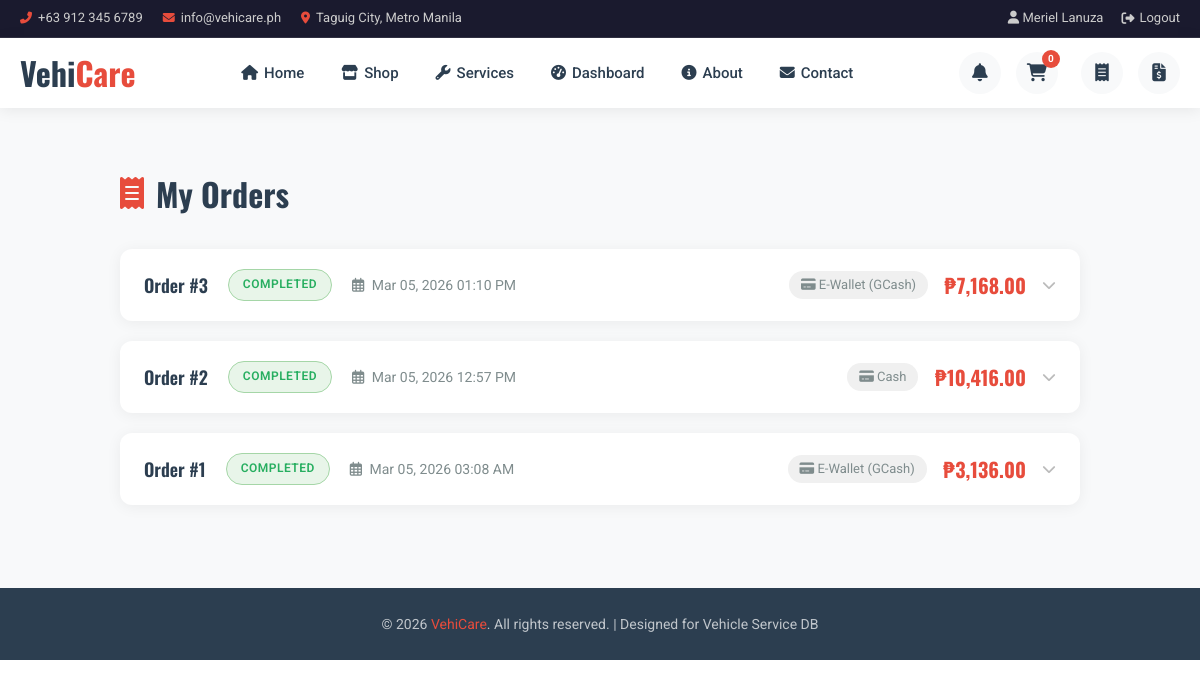
The page /users/orders.php (signed in) on the database its author committed.
### tables this page shows
CREATE TABLE `orders` (
  `order_id` int(11) NOT NULL,
  `client_id` int(11) NOT NULL,
  `order_type` enum('product','service') DEFAULT 'product',
  `vehicle_id` int(11) DEFAULT NULL,
  `subtotal` decimal(12,2) DEFAULT 0.00,
  `tax_amount` decimal(12,2) DEFAULT 0.00,
  `total_amount` decimal(12,2) DEFAULT 0.00,
  `status` enum('Pending','Processing','Completed','Cancelled') DEFAULT 'Pending',
  `payment_method` enum('Cash','GCash','Maya') DEFAULT NULL,
  `receipt_image` varchar(255) DEFAULT NULL,
  `notes` text DEFAULT NULL,
  `created_at` timestamp NOT NULL DEFAULT current_timestamp()
);

### users/orders.php (the view, shortened to what this page needs)
<?php
require_once __DIR__ . '/../includes/db.php';
$client_id = $_SESSION['client_id'];
$full_name = $_SESSION['full_name'];
$stmt = $pdo->prepare("
    SELECT o.order_id, o.order_type, o.vehicle_id, o.subtotal, o.tax_amount, o.total_amount,
           o.status, o.payment_method, o.notes, o.created_at
    FROM orders o
    WHERE o.client_id = ?
    ORDER BY o.created_at DESC
");
$stmt->execute([$client_id]);
$orders = $stmt->fetchAll();
$cartStmt = $pdo->prepare("SELECT COUNT(*) FROM cart WHERE client_id = ?");
$cartStmt->execute([$client_id]);
$cartCount = $cartStmt->fetchColumn();
?>
<!DOCTYPE html>
<html lang="en">
<head>
    <link rel="stylesheet" href="../includes/style/style.css">
    <link rel="stylesheet" href="https://cdnjs.cloudflare.com/ajax/libs/font-awesome/6.5.1/css/all.min.css">
</head>
<body>
<div class="top-bar">
    <div class="container">
        <div class="top-bar-left">
            <span><i class="fas fa-phone-alt"></i> +63 912 345 6789</span>
            <span><i class="fas fa-envelope"></i> info@vehicare.ph</span>
            <span><i class="fas fa-map-marker-alt"></i> Taguig City, Metro Manila</span>
        </div>
        <div class="top-bar-right">
            <span><i class="fas fa-user"></i> <?= htmlspecialchars($full_name) ?></span>
            <a href="logout.php"><i class="fas fa-sign-out-alt"></i> Logout</a>
        </div>
    </div>
</div>
<header class="main-header">
    <div class="container">
        <div class="header-inner">
            <a href="../index.php" class="logo">
                <span class="logo-vehi">Vehi</span><span class="logo-care">Care</span>
            </a>
            <nav class="main-nav">
                <ul>
                    <li><a href="../index.php"><i class="fas fa-home"></i> Home</a></li>
                    <li><a href="../index.php#shop"><i class="fas fa-store"></i> Shop</a></li>
                    <li><a href="../index.php#services"><i class="fas fa-wrench"></i> Services</a></li>
                    <li><a href="dashboard.php"><i class="fas fa-tachometer-alt"></i> Dashboard</a></li>
                    <li><a href="../index.php#about"><i class="fas fa-info-circle"></i> About</a></li>
                    <li><a href="../index.php#contact"><i class="fas fa-envelope"></i> Contact</a></li>
                </ul>
            </nav>
            <div class="header-actions">
                <a href="notifications.php" class="header-icon" title="Notifications">
                    <i class="fas fa-bell"></i>
                </a>
                <a href="cart.php" class="header-icon" title="Cart">
                    <i class="fas fa-shopping-cart"></i>
                    <span class="badge"><?= $cartCount ?></span>
                </a>
                <a href="orders.php" class="header-icon" title="My Orders" style="margin-left: 8px;">
                    <i class="fas fa-receipt"></i>
                </a>
                <a href="invoices.php" class="header-icon" title="My Invoices">
                    <i class="fas fa-file-invoice-dollar"></i>
                </a>
            </div>
        </div>
    </div>
</header>
<section class="orders-section">
    <div class="container">
        <h1 class="orders-page-title"><i class="fas fa-receipt"></i> My Orders</h1>
        <?php if (empty($orders)): ?>
            <div class="orders-empty">
                <i class="fas fa-box-open"></i>
                <h3>No orders yet</h3>
                <p>You haven't placed any orders. Browse our shop and get started!</p>
                <a href="../index.php#shop" class="btn-start-shopping">
                    <i class="fas fa-store"></i> Start Shopping
                </a>
            </div>
        <?php else: ?>
            <?php foreach ($orders as $order): ?>
                <?php
                    $statusClass = 'status-' . strtolower($order['status']);
                ?>
                <div class="order-card" id="order-<?= $order['order_id'] ?>">
                    <div class="order-card-header" onclick="toggleOrder(<?= $order['order_id'] ?>)">
                        <div class="order-header-left">
                            <span class="order-id">Order #<?= htmlspecialchars($order['order_id']) ?></span>
                            <span class="status-badge <?= $statusClass ?>"><?= htmlspecialchars($order['status']) ?></span>
                            <span class="order-date">
                                <i class="far fa-calendar-alt"></i>
                                <?= date('M d, Y h:i A', strtotime($order['created_at'])) ?>
                            </span>
                        </div>
                        <div class="order-header-right">
                            <span class="order-payment">
                                <i class="fas fa-credit-card"></i>
                                <?= in_array($order['payment_method'], ['GCash','Maya']) ? 'E-Wallet (' . htmlspecialchars($order['payment_method']) . ')' : htmlspecialchars($order['payment_method']) ?>
                            </span>
                            <span class="order-total">₱<?= number_format($order['total_amount'], 2) ?></span>
                            <i class="fas fa-chevron-down order-toggle-icon"></i>
                        </div>
                    </div>
                </div>
            <?php endforeach; ?>
        <?php endif; ?>
    </div>
</section>
<footer class="orders-footer">
    <div class="container">
        <p>&copy; 2026 <a href="../index.php">VehiCare</a>. All rights reserved. | Designed for Vehicle Service DB</p>
    </div>
</footer>
</body>
</html>

### includes/style/style.css (style rules this page uses)
*, *::before, *::after { margin: 0; padding: 0; box-sizing: border-box; }
:root { --primary: #e74c3c; --primary-dark: #c0392b; --primary-light: #ff6b6b; --secondary: #2c3e50; --secondary-light: #34495e; --dark: #1a1a2e; --dark-alt: #16213e; --text: #333333; --text-light: #666666; --text-muted: #999999; --bg: #ffffff; --bg-light: #f8f9fa; --bg-gray: #f0f0f0; --border: #e0e0e0; --border-light: #eeeeee; --shadow: 0 2px 15px rgba(0,0,0,0.08); --shadow-lg: 0 5px 30px rgba(0,0,0,0.12); --shadow-hover: 0 8px 25px rgba(0,0,0,0.15); --radius: 8px; --radius-lg: 12px; --transition: all 0.3s ease; --font-main: 'Roboto', sans-serif; --font-heading: 'Oswald', sans-serif; }
html { scroll-behavior: smooth; }
body { font-family: var(--font-main); color: var(--text); background: var(--bg); line-height: 1.6; overflow-x: hidden; }
a { text-decoration: none; color: inherit; transition: var(--transition); }
ul { list-style: none; }
.container { max-width: 1280px; margin: 0 auto; padding: 0 20px; }
.top-bar { background: var(--dark); color: #ccc; font-size: 13px; padding: 8px 0; border-bottom: 1px solid rgba(255,255,255,0.1); }
.top-bar .container { display: flex; justify-content: space-between; align-items: center; flex-wrap: wrap; }
.top-bar-left { display: flex; gap: 20px; align-items: center; }
.top-bar-left span { display: flex; align-items: center; gap: 6px; }
.top-bar-left i { color: var(--primary); font-size: 12px; }
.top-bar-right { display: flex; gap: 18px; }
.top-bar-right a { color: #ccc; display: flex; align-items: center; gap: 5px; font-size: 13px; }
.main-header { background: #fff; box-shadow: var(--shadow); position: relative; z-index: 1000; transition: var(--transition); }
.header-inner { display: flex; align-items: center; justify-content: space-between; padding: 0 0; min-height: 70px; }
.logo, .footer-logo { font-family: var(--font-heading); font-size: 32px; font-weight: 700; display: flex; align-items: center; }
.logo-vehi { color: var(--secondary); }
.logo-care { color: var(--primary); position: relative; }
.main-nav ul { display: flex; gap: 5px; }
.main-nav ul li a { display: flex; align-items: center; gap: 6px; padding: 10px 16px; font-weight: 500; font-size: 15px; color: var(--secondary); border-radius: 5px; transition: var(--transition); }
.header-actions { display: flex; align-items: center; gap: 15px; }
.header-icon { position: relative; width: 42px; height: 42px; display: flex; align-items: center; justify-content: center; background: var(--bg-light); border-radius: 50%; color: var(--secondary); font-size: 18px; transition: var(--transition); }
.header-icon .badge { position: absolute; top: -2px; right: -2px; background: var(--primary); color: #fff; font-size: 10px; font-weight: 700; width: 18px; height: 18px; border-radius: 50%; display: flex; align-items: center; justify-content: center; }

### rows shown on the page
orders: order_id "3", status "COMPLETED", created_at "Mar 05, 2026 01:10 PM", payment_method "GCash", total_amount "7,168.00"
orders: order_id "2", status "COMPLETED", created_at "Mar 05, 2026 12:57 PM", payment_method "Cash", total_amount "10,416.00"
orders: order_id "1", status "COMPLETED", created_at "Mar 05, 2026 03:08 AM", payment_method "GCash", total_amount "3,136.00"

### other values the page prints
$full_name "Meriel Lanuza"
$cartCount "0"
